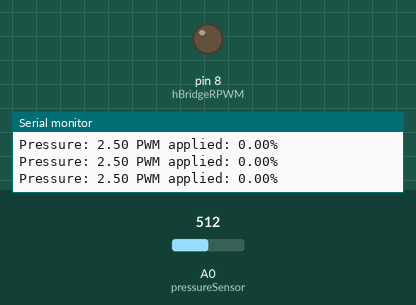
This sketch was run on a simulated Arduino Uno, built with avr-gcc and run on an emulated ATmega328P. On the bench: output pins drawn as LEDs (lit = HIGH), the last lines printed to the serial monitor. The inputs (shaded band) are chosen by the test bench; at power-on: A0 (pressureSensor) = 512.

Above: at 1.2 s.
1.3 s: A0 (pressureSensor) set to 377
4.3 s: A0 (pressureSensor) set to 362
At 6.1 s:
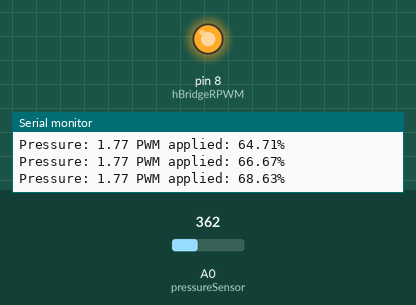
Timing chart, 0 to 7.6 s (numbered marks = the images above; inputs shaded):
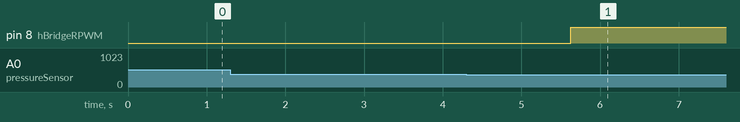

The sketch:

Rev.1.0.ino
```cpp
const int pressureSensor = A0;  // Pin for the pressure sensor input
const int hBridgeRPWM = 8;      // Pin for H-bridge right PWM

const float lowPressure = 1.8;  // Low pressure target (V)
const float highPressure = 2.2; // High pressure target (V)
const int delayTime = 50;       // Delay time between readings (ms)
const int increment = 5;        // PWM increment step

void setup() {
  pinMode(hBridgeRPWM, OUTPUT);
  Serial.begin(9600);
}

void loop() {
  float pressure = analogRead(pressureSensor) * 5.0 / 1023.0;
  static int pwm = 0;

  if (pressure < lowPressure) {
    if (pwm < 255) {
      pwm = min(pwm + increment, 255);
      analogWrite(hBridgeRPWM, pwm);
    }
  } else if (pressure > highPressure) {
    if (pwm > 0) {
      pwm = max(pwm - increment, 0);
      analogWrite(hBridgeRPWM, pwm);
    }
  } else {
    pwm = 0;
    analogWrite(hBridgeRPWM, pwm);
  }

  float pwmPercent = (float)pwm / 255.0 * 100.0;

  Serial.print("Pressure: ");
  Serial.print(pressure);
  Serial.print(" PWM applied: ");
  Serial.print(pwmPercent);
  Serial.println("%");

  delay(delayTime);
}
```

Measured:
- the behaviour switches between 369 and 368 on A0 (pressureSensor) (found by bisection; images 0 and 1)
- after the input at 4.3 s, pin 8 (hBridgeRPWM): LOW → HIGH after 1.3 s
